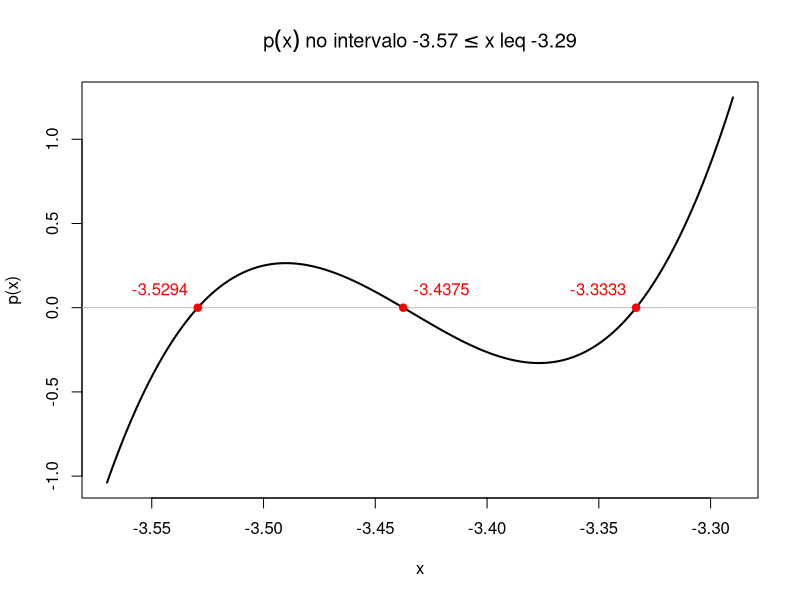

This figure's R source:
## ---- chunk 1
# Biblioteca para polinomios
library(polynom)

# valor de omega dado que o numero final das matriculas
omega <- (5 + 5) / 2

p <- 816 * (polynomial(c(5,1)))^3 -
  3835 * (polynomial(c(5,1)))^2 +
  6000 * (polynomial(c(5,1))) -
  3125

# raizes de p(x)
raizes <- solve(p)
raizes
## ---- chunk 2
# Intervalo para o gráfico
x_min <- 1.43 - omega
x_max <- 1.71 - omega  

# Vetor dos valores de x e y
x_vals <- seq(x_min, x_max, length.out = 500)
y_vals <- predict(p, x_vals)

# Grafico
plot(x_vals, y_vals, type = "l", lwd = 2,
     main = bquote(p(x) ~ "no intervalo" ~ .(round(x_min, 2)) <= x ~ leq ~ .(round(x_max, 2))),
     xlab = "x", ylab = "p(x)")
abline(h = 0, col = "gray") 

# Pontos nos valores 0 do grafico
raizes_no_intervalo <- raizes[raizes >= x_min & raizes <= x_max]
points(raizes_no_intervalo, rep(0, length(raizes_no_intervalo)), col = "red", pch = 19)

# Valor das raizes melhor posicionado
raizes1e3 <- raizes[c(1, 3)]
text(raizes1e3, rep(0, length(raizes1e3)) + 0.1, 
     labels = round(raizes1e3, 4), pos = 2, col = "red")

raiz2 <- raizes[2]
text(raiz2, rep(0, length(raiz2)) + 0.1, 
     labels = round(raiz2, 4), pos = 4, col = "red")
## ---- chunk 3
p_derivada <- deriv(p)

x0 <- 1.5 - omega
# tolerância para parada
tol <- 1e-6 
max_iter <- 100 

# Função Newton-Raphson
newton_raphson <- function(p, p_derivada, x0, tol, max_iter) {
  x <- x0
  for (i in 1:max_iter) {
    fx <- predict(p, x)
    dfx <- predict(p_derivada, x)
    
    if (abs(dfx) < 1e-10) {
      cat("Derivada próxima de zero!\n")
      return(NA)
    }
    
    x_new <- x - fx / dfx
    
    cat(sprintf("Iteração %d: x = %.10f, p(x) = %.10f\n", i, x_new, predict(p, x_new)))
    
    if (abs(x_new - x) < tol) {
      cat(sprintf("\nConvergiu em %d iterações.\n", i))
      return(x_new)
    }
    
    x <- x_new
  }
  cat("Número máximo de iterações atingido.\n")
  return(x)
}

# Chamada da função
raiz_aproximada <- newton_raphson(p, p_derivada, x0, tol, max_iter)

# Saida da resposta aproximada
cat("\nRaiz aproximada por Newton-Raphson:", raiz_aproximada, "\n")
## ---- chunk 4
# Função secante
secante <- function(p, x0, x1, tol, max_iter) {
  for (i in 1:max_iter) {
    fx0 <- predict(p, x0)
    fx1 <- predict(p, x1)
    
    if (abs(fx1 - fx0) < 1e-10) {
      cat("Diferença muito pequena!\n")
      return(NA)
    }
    
    x2 <- x1 - fx1 * (x1 - x0) / (fx1 - fx0)
    
    cat(sprintf("Iteração %d: x = %.10f, p(x) = %.10f\n", i, x2, predict(p, x2)))
    
    if (abs(x2 - x1) < tol) {
      cat(sprintf("\nConvergiu em %d iterações.\n", i))
      return(x2)
    }
    
    x0 <- x1
    x1 <- x2
  }
  cat("Número máximo de iterações atingido.\n")
  return(x2)
}

# Definições iniciais
x0 <- -omega
x1 <- 1 - omega

# Chamada da função
raiz_secante <- secante(p, x0, x1, tol, max_iter)

# Saida da resposta aproximada
cat("\nRaiz aproximada pela secante:", raiz_secante, "\n")
## ---- chunk 5
# Função Bissecção
bisseccao <- function(p, a, b, tol, max_iter) {
  fa <- predict(p, a)
  fb <- predict(p, b)
  
  if (fa * fb > 0) {
    cat("Erro: p(a) e p(b) têm o mesmo sinal!\n")
    return(NA)
  }
  
  for (i in 1:max_iter) {
    c <- (a + b) / 2
    fc <- predict(p, c)
    
    cat(sprintf("Iteração %d: c = %.10f, p(c) = %.10f\n", i, c, fc))
    
    if (abs(fc) < tol || abs(b - a) < tol) {
      cat(sprintf("\nConvergiu em %d iterações.\n", i))
      return(c)
    }
    
    if (fa * fc < 0) {
      b <- c
      fb <- fc
    } else {
      a <- c
      fa <- fc
    }
  }
  cat("Número máximo de iterações atingido.\n")
  return((a + b) / 2)
}

# Definições iniciais
a <- 1 - omega  
b <- 2 - omega  

# Chamada da função
raiz_bisseccao <- bisseccao(p, a, b, tol, max_iter)

# Saida da resposta aproximada
cat("\nRaiz aproximada pela bissecção:", raiz_bisseccao, "\n")

